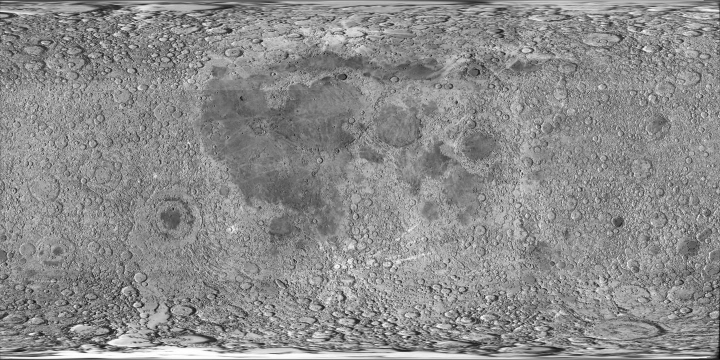
%> input picture moon.jpg, 1440 x 720 px, given in place of SpaceBackground.png, which was not available (shown at 1/2 size)
$ octave spheres.m   (GNU Octave 9; MATLAB toolbox functions it lacks are replaced by stand-ins)
%> lines starting %> are read from the running program, lines starting %| are printed output that depends on the picture; pictures that were not available may be replaced by others from this repository, and a replacement may not be noted
clear;
figure(1);
title('Solar System');
xlabel('X');
ylabel('Y');
zlabel('Z');
hold on;
grid on;
axis vis3d;
%format long
axis([-30, 30, -30, 30, -30, 30])
axis off

% This creates the 'background' axes
ha = axes('units','normalized', ...
            'position',[0 0 1 1]);
% Move the background axes to the bottom
uistack(ha,'bottom');
% Load in a background image and display it using the correct colors
I=imread('SpaceBackground.png');
%> I is the input picture: size 720x1440 uint8; min 0, max 255, mean 139.7
hi = imagesc(I)
set(hi,'alphadata',.8)
% Turn the handlevisibility off so that we don't inadvertently plot into the axes again
% Also, make the axes invisible
set(ha,'handlevisibility','off', ...
            'visible','off')

resolution = 50;

%Sun light
light('Position',[0 0 0],'Style','local');
lighting flat
%lighting gouraud

%material shiny
material dull
%material metal

% Earth
[e_x,e_y,e_z] = sphere(resolution);
earth_texture = flipud(imresize(im2double(imread('earth.jpg')),size(e_x)));
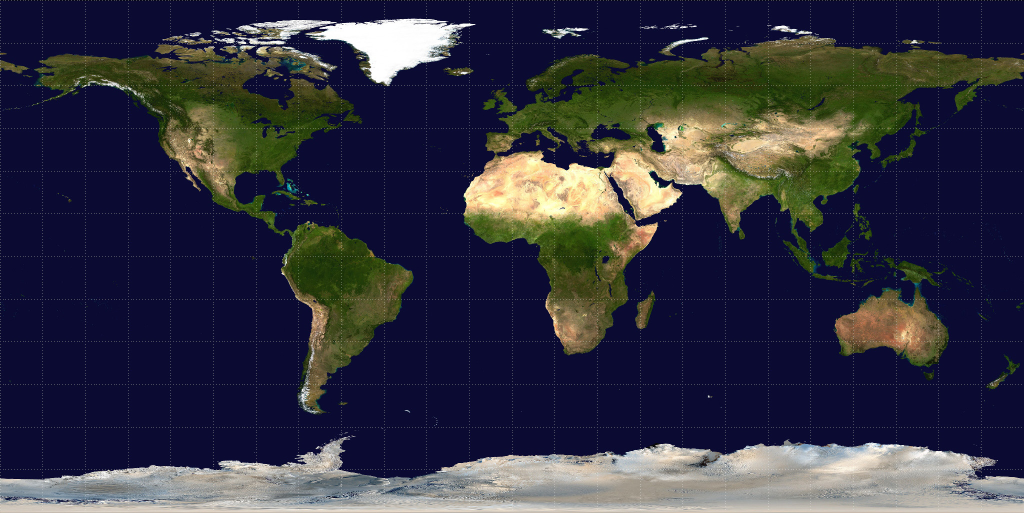
%> input picture earth.jpg, 2048 x 1025 px (shown at 1/2 size)
earth = surf(e_x + 9, e_y, e_z, earth_texture);
earth.EdgeColor = 'none';

% Sun
[sun_x, sun_y, sun_z] = sphere (resolution*1);
sun_x = (sun_x * 5);
sun_y = (sun_y * 5);
sun_z = (sun_z * 5);
sun_texture = flipud(imresize(im2double(imread('sun.jpg')),size(sun_x)));
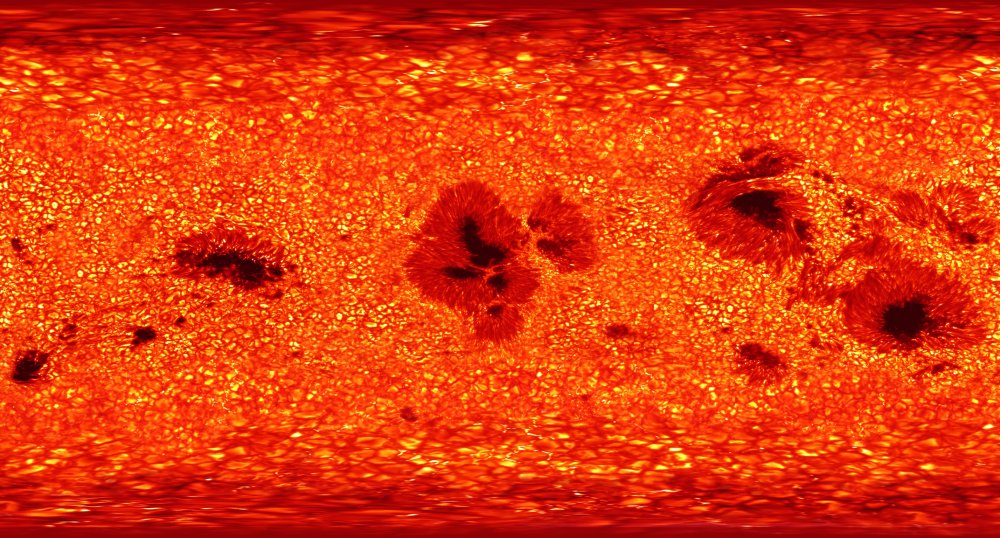
%> input picture sun.jpg, 1000 x 538 px
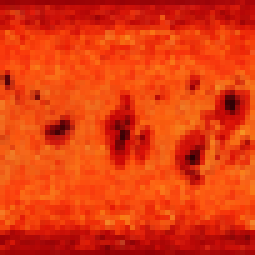
%> sun_texture: size 51x51x3 double (shown 5 times larger); mean R, G, B 0.871, 0.226, 0.0519; drawn with min black and max white
sun = surf(sun_x, sun_y, sun_z, sun_texture);
sun.BackFaceLighting = 'reverselit';
sun.EdgeColor = 'none';

% Saturn
[sat_x,sat_y,sat_z] = sphere(resolution);
sat_x = (sat_x * 2) + 15;
sat_y = (sat_y * 2);
sat_z = (sat_z * 2);
saturn_sphere_texture = flipud(imresize(im2double(imread('saturn-sphere.jpg')),size(sat_x)));
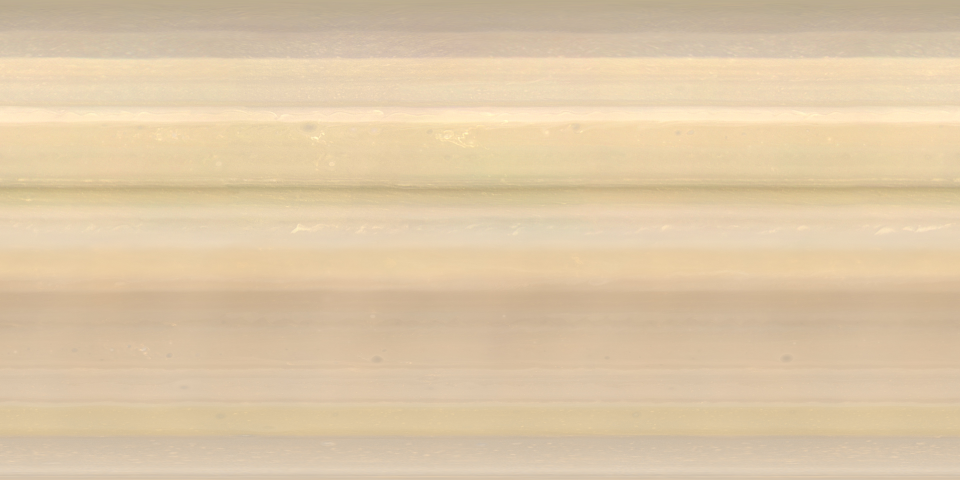
%> input picture saturn-sphere.jpg, 2880 x 1440 px (shown at 1/3 size)
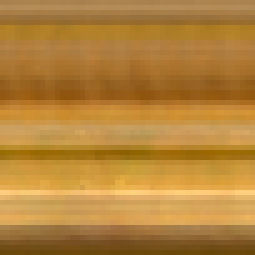
%> saturn_sphere_texture: size 51x51x3 double (shown 5 times larger); mean R, G, B 0.871, 0.784, 0.656; drawn with min black and max white

%C(:,:,1) = rand(resolution + 1);
%C(:,:,2) = rand(resolution + 1);
%C(:,:,3) = rand(resolution + 1);

saturn = surf(sat_x, sat_y, sat_z, saturn_sphere_texture)
saturn.EdgeColor = 'none';


% Saturn ring
r = 1;
d = 3.5;

phi = linspace(0,2*pi,resolution)';
alpha = linspace(0,2*pi,resolution*10)';

tmp=[d+r*cos(phi), r*sin(phi)];
sr_x=cos(alpha)*tmp(:,1)';
sr_y=sin(alpha)*tmp(:,1)';
sr_z=tmp(:,2)'
sr_z=sr_z(ones(1,length(alpha)),:);

sr_x = sr_x+15;
sr_y = sr_y;
sr_z = (sr_z./15);
saturn_ring_texture = flipud(imresize(im2double(imread('saturn-ring3.jpg')),size(sr_x)));
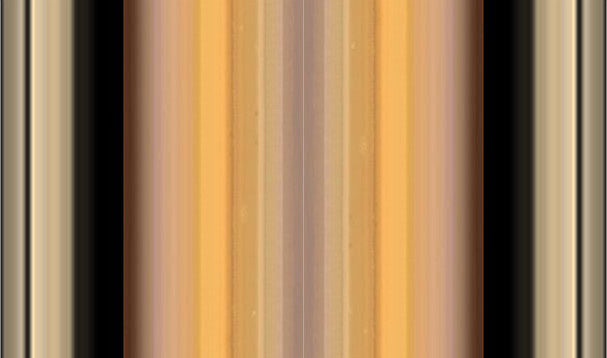
%> input picture saturn-ring3.jpg, 607 x 358 px
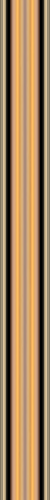
%> saturn_ring_texture: size 500x50x3 double; mean R, G, B 0.627, 0.501, 0.358; drawn with min black and max white
saturn_ring = surf(sr_x, sr_y, sr_z, saturn_ring_texture);
rotate(saturn_ring,[0 1 1],45,[15 0 0]);
saturn_ring.EdgeColor = 'none'
hold off;

orbitAng = 1;
satPos = [0,0,15;...
          0,0,0;...
          0,0,0];

shading interp;

i = 0;
%> (the run ends here)
